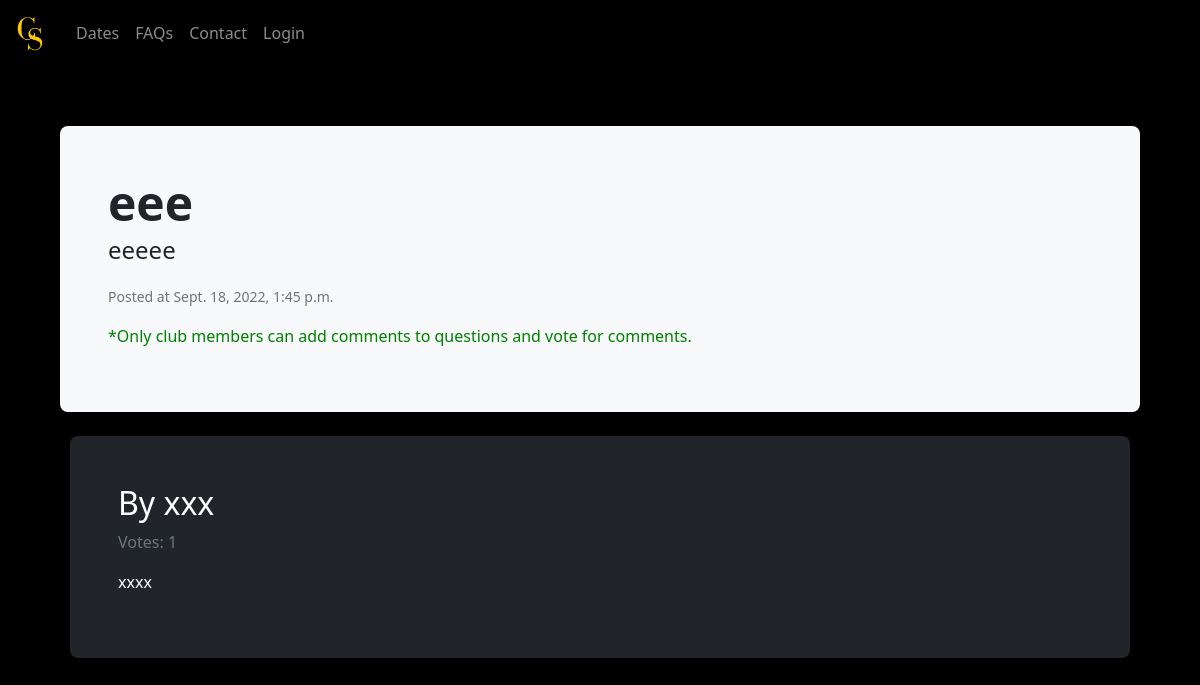
The page /index/faq/4 on the database its author committed.
### index/models.py (models this page shows)
class Question(models.Model):
    time = models.DateTimeField(auto_now=False, auto_now_add=True)
    title = models.CharField(max_length=50)
    content = models.CharField(max_length=1000)
    def serialize(self):
        return {
            "pk": self.id,
            "time": self.time,
            "title": self.title,
            "content": self.content
        }

class Comment(models.Model):
    time = models.DateTimeField(auto_now=True, auto_now_add=False)
    question = models.IntegerField()
    content = models.CharField(max_length=10000)
    user = models.IntegerField()
    votes = models.IntegerField(default=0)

### index/views.py (the view)
# urls.py: path('faq/<int:question_id>', views.question, name="question"),
def question(request, question_id):
    if request.method == "GET":
        comments = Comment.objects.filter(question=question_id).order_by('-votes')
        comments_serialized = []
        for comment in comments:
            if Vote.objects.filter(comment=comment.id).filter(user=request.user.id).count():
                is_voted = True
            else:
                is_voted = False
            comment.votes = Vote.objects.filter(comment=comment.id).count()
            comment.save()
            comments_serialized.append({
                "pk": comment.id,
                "time": comment.time,
                "content": comment.content,
                "user": User.objects.get(pk=comment.user).username,
                "votes": comment.votes,
                "is_voted": is_voted
            })
        try:
            is_member = User.objects.get(pk=request.user.id).is_member
        except:
            is_member = False
        return render(request, "index/question.html", {
            "question": Question.objects.get(pk=question_id).serialize(),
            "comments": comments_serialized,
            "is_member": is_member
        })

### index/templates/index/question.html (shortened to what this page needs)
{% extends "index/layout.html" %}
{% load static %}
{% block body %}
    <div class="view question-view" data-id="{{ question.pk }}">
        <div class="p-5 mb-4 rounded-3 bg-light">
            <div class="card-body">
                <h1 class="card-title display-5 fw-bold">{{ question.title }}</h1>
                <p class="card-text col-md-8 fs-4">{{ question.content }}</p>
                <p class="card-text"><small class="text-muted">Posted at {{ question.time }}</small></p>
                {% if is_member %}
                    <button class="btn btn-primary btn-lg" type="button" id="addComment">Comment</button>
                {% else %}
                    <p class="tips">*Only club members can add comments to questions and vote for comments.</p>
                {% endif %}
            </div>
        </div>
    </div>
    <div class="view comments-view">
        {% for comment in comments %}
            <div class="h-100 p-5 text-bg-dark rounded-3 comment">
                <h2>By {{ comment.user }}</h2>
                <p class="text-secondary">Votes: {{ comment.votes }}</p>
                <p>{{ comment.content }}</p>
            </div>
        {% endfor %}
    </div>
    <link href="{% static 'index/question.css' %}" rel="stylesheet">
{% endblock %}

### index/static/index/styles.css (style rules this page uses)
body { background-color: black; }

### index/static/index/question.css (style rules this page uses)
.tips { color: green; }
.text-secondary { color: rgba(255, 0, 0, 0.8); }
.comment { margin: 10px; }

### rows shown on the page
Question: title "eee", content "eeeee", time "Sept. 18, 2022, 1:45 p.m."
Comment: content "xxxx"

### other values the page prints
{{ comment.user }} "xxx"
{{ comment.votes }} "1"
